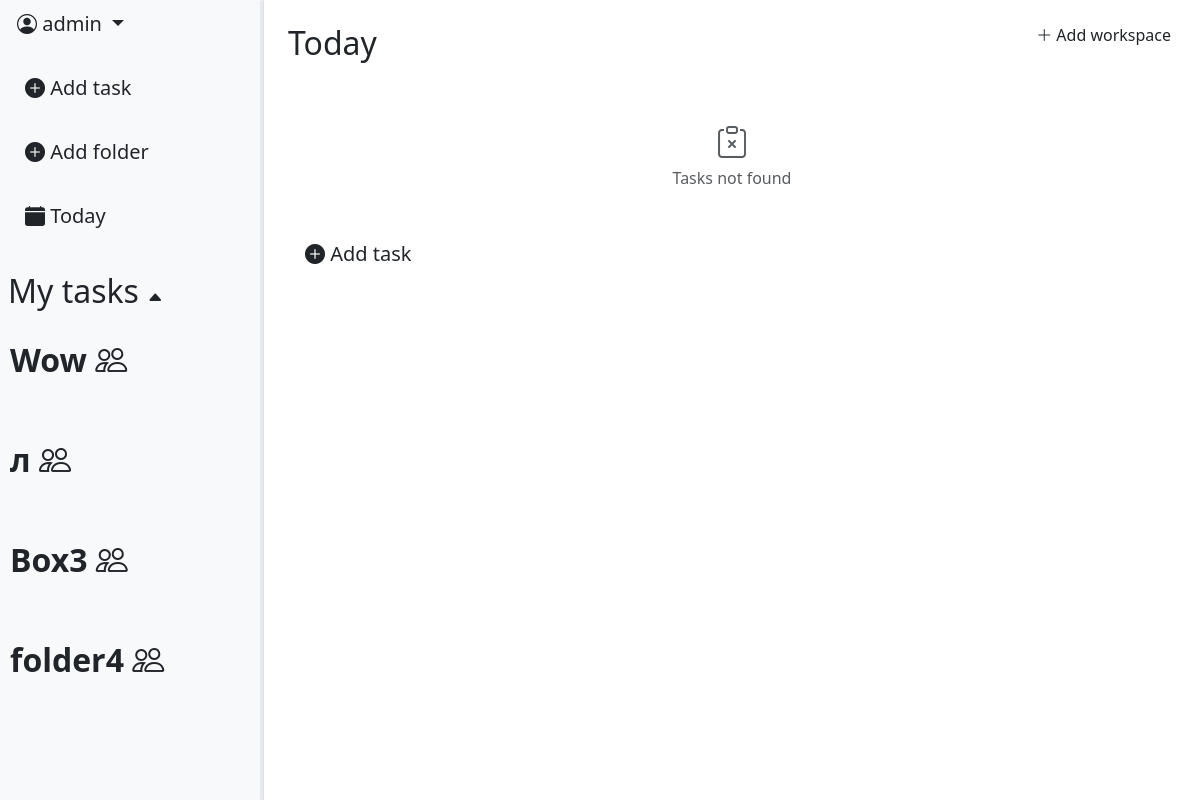
The app's page / (signed in) with its own data.
### task_app/models.py (models this page shows, shortened)
class Workspace(models.Model):
    INVITE_PERMISSION = [
        ("owner_only", "Only owner"),
        ("owner_admin", "Owner & Admin"),
                ]
    WORKSPACE_SPACE = [
        ("one", "Just me"),
        ("two_five", "Group (2-5)"),
        ("six_fifteen", "Team (6-15)"),
    ]
    SPACE_LIMITS = {
        "one": 1,
        "two_five": 5,
        "six_fifteen": 15,
    }
    name = models.CharField(max_length=64)
    invite_role = models.CharField(max_length=16,
                                choices=INVITE_PERMISSION,
                                default='owner_admin')
    workspace_space = models.CharField(max_length=16, choices=WORKSPACE_SPACE, default='one')
    icon = models.ImageField(null=True, blank=True)
    created_at = models.DateTimeField(auto_now_add=True)
    owner = models.ForeignKey(User,
                            on_delete=models.CASCADE,
                            related_name='workspace_creator')

### task_app/views.py (the view)
# urls.py: path('', views.TaskListView.as_view(), name="task_list"),
class TaskListView(LoginRequiredMixin, ListView):
    model = models.Task
    context_object_name = "tasks"
    template_name = "tasks/task_list.html"
    def get_queryset(self):
        queryset = models.Task.objects.filter(creator=self.request.user).prefetch_related('comments')
        folder_id = self.kwargs.get('folder_id')
        if folder_id:
            queryset = queryset.filter(folder_id=folder_id)
        else:
            queryset = queryset.filter(folder__isnull=True)
        status = self.request.GET.get('status')
        if status:
            queryset = queryset.filter(status__iexact=status)
        else:
           queryset = queryset.exclude(status__iexact="done")
        return queryset.order_by("due_date")
    def get_context_data(self, **kwargs):
        context = super().get_context_data(**kwargs)
        context["folders"] = Folder.objects.filter(creator=self.request.user, box__isnull = True)
        folder_id = self.kwargs.get('folder_id')
        if folder_id:
            context['current_folder'] = get_object_or_404(Folder, id=folder_id, creator=self.request.user)
        else:
            context['current_folder'] = None
        context["form"] = TaskFilterForm(self.request.GET)
        context["task_form"] = TaskForm()
        context["folder_form"] = FolderForm()
        context["comment_form"] = CommentForm()
        context["comments"] = models.Comment.objects.filter(
            task__creator=self.request.user).select_related('creator', 'task')
        context['workspaces'] = models.Workspace.objects.filter(
            members__member=self.request.user
        )
        context['workspace_form'] = WorkspaceForm()
        return context

### templates/tasks/task_list.html (shortened to what this page needs)
{% extends 'base.html' %}
{% load static %}
{% load custom_tags %}
{% block content %}
<div class="d-flex">
    {% include 'includes/leftbar.html' %}
    <div class="p-4" style="flex: 1 1 0; min-width: 0; position: relative;">
        <div style="position: absolute; top: 16px; right: 16px;">
            <a class="btn" data-bs-toggle="modal" data-bs-target="#WorkspaceModal">
                <i class="bi bi-plus-lg"></i> Add workspace
            </a>
        </div>
        {% if current_folder %}
            <h2>/{{ current_folder.name }}</h2>
        {% else %}
            <h2>Today</h2>
        {% endif %}
        <br>
        <ul class="list-group list-group-flush" data-simplebar style="max-height: 700px; overflow-x: hidden;">
            {% for task in tasks %}
                {% include 'includes/rightbar_task_scroll.html' with task=task %}
            {% empty %}
                <li class="list-group-item text-center py-4 text-muted">
                    <i class="bi bi-clipboard-x" style="font-size: 2rem;"></i>
                    <p class="mb-0">Tasks not found</p>
                </li>
            {% endfor %}
        </ul>
        <div class="list-group-item border-0 pt-3">
            <a class="btn btn-lg" data-bs-toggle="modal" data-bs-target="#TaskModal">
                <i class="bi bi-plus-circle-fill"></i> Add task
            </a>
        </div>
    </div>
</div>
{% endblock %}

### templates/includes/leftbar.html (shortened to what this page needs)
<div id="leftbar" class="bg-light border-end d-flex flex-column" style="width: 22%; height: 100vh; position: relative; overflow: hidden;">
    <div class="flex-shrink-0">
        <div class="dropdown-center mb-3">
            <button class="btn btn-lg dropdown-toggle" type="button" data-bs-toggle="dropdown" aria-expanded="false">
                <i class="bi bi-person-circle"></i>  {{ user.username }}
            </button>
        </div>
        <div class="d-flex flex-column align-items-start gap-3 ps-2">
            <a class="btn btn-lg"
                data-bs-toggle="modal"
                data-bs-target="#TaskModal"
                data-workspace-id="{{ workspace.pk }}">
                <i class="bi bi-plus-circle-fill"></i> Add task
            </a>
            <a class="btn btn-lg"
                data-bs-toggle="modal"
                data-bs-target="#FolderModal"
                data-workspace-id="{{ workspace.pk }}">
                <i class="bi bi-plus-circle-fill"></i> Add folder
            </a>
            <a class="btn btn-lg" href="{% url 'tasks:task_list' %}">
                <i class="bi bi-calendar-fill"></i> Today
            </a>
        </div>
    </div>
    <br>
    <div class="ps-2 mt-2">
        <h2 id="folders-toggle" style="cursor: pointer; user-select: none;">
            My tasks <span id="folders-arrow" class="bi bi-caret-up-fill" style="font-size: 16px;"></span>
        </h2>
    </div>
    <div id="workspace_list" style="flex: 1 1 0; min-height: 0; overflow-y: auto; overflow-x: hidden; margin-right: 10px;">
        <div class="d-flex flex-column align-items-start gap-3 ps-0">
            {% for workspace in workspaces %}
                <div class="folder-row d-flex align-items-center justify-content-between p-2 rounded">
                    <a
                    href="{% url 'workspace:workspace_detail' workspace.pk %}"
                    class="btn btn-lg ps-0"
                    style="font-size: 32px; font-weight: 600;"
                    >
                    {{ workspace.name }}  <i class="bi bi-people"></i>
                    </a>
                </div>
            {% endfor %}
        </div>
    </div>
    <div id="leftbar-resizer"
        style="position: absolute;
            top: 0;right: 0; width: 3.5px; height: 100%;cursor: col-resize;
            z-index: 100;">
    </div>
</div>

### static/css/modal_style.css (style rules this page uses)
.folder-row { background-color: transparent; border-radius: 10px !important; border: 1px solid transparent; transition: all 0.2s ease-in-out; }
#leftbar-resizer { opacity: 0; transition: opacity 0.2s; background: #e6eaef; border-radius: 4px; }

### records on screen
Workspace: name "Wow"
Workspace: name "л"
Workspace: name "Box3"
Workspace: name "folder4"

### other values on screen
{{ user.username }} "admin"
